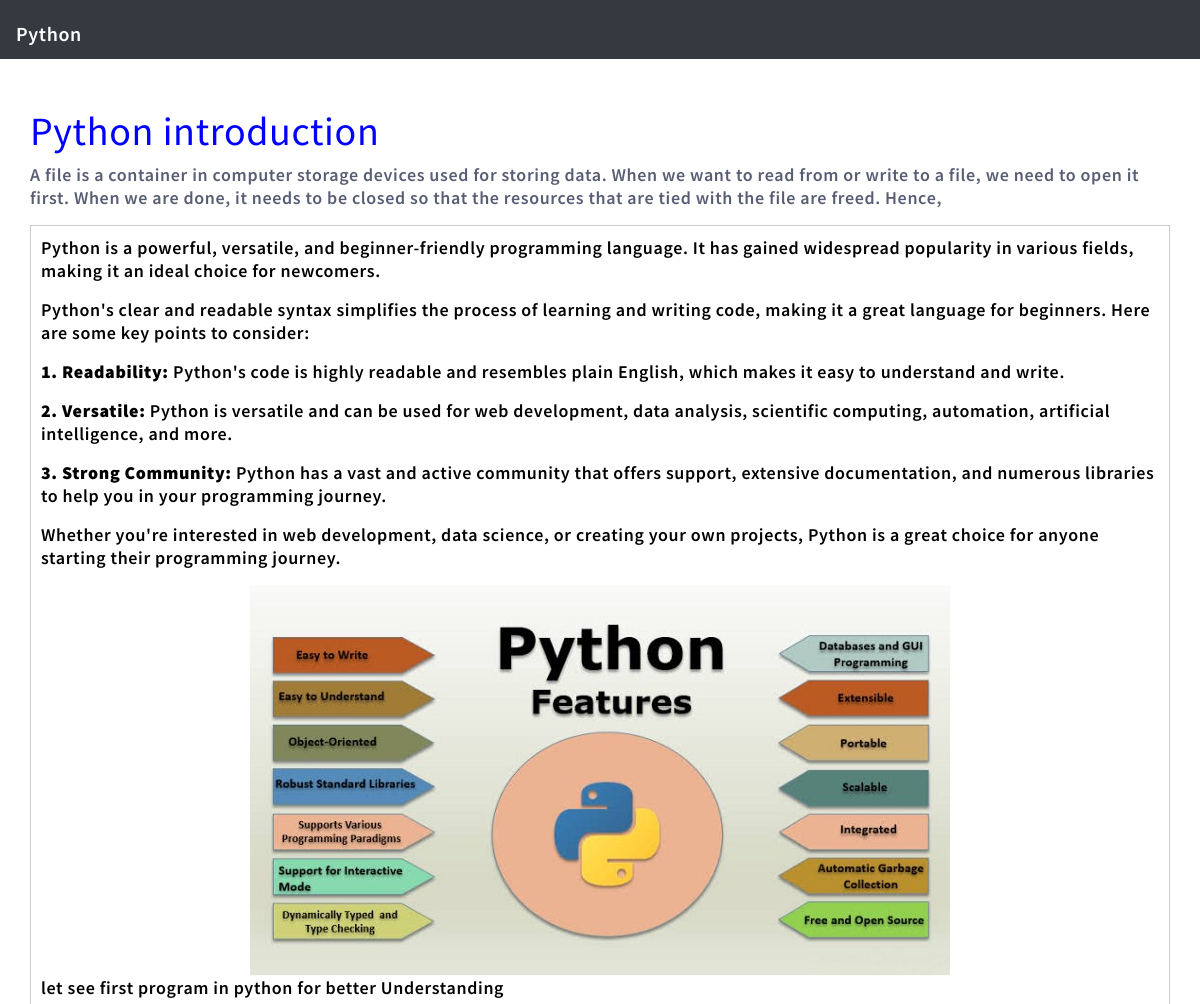
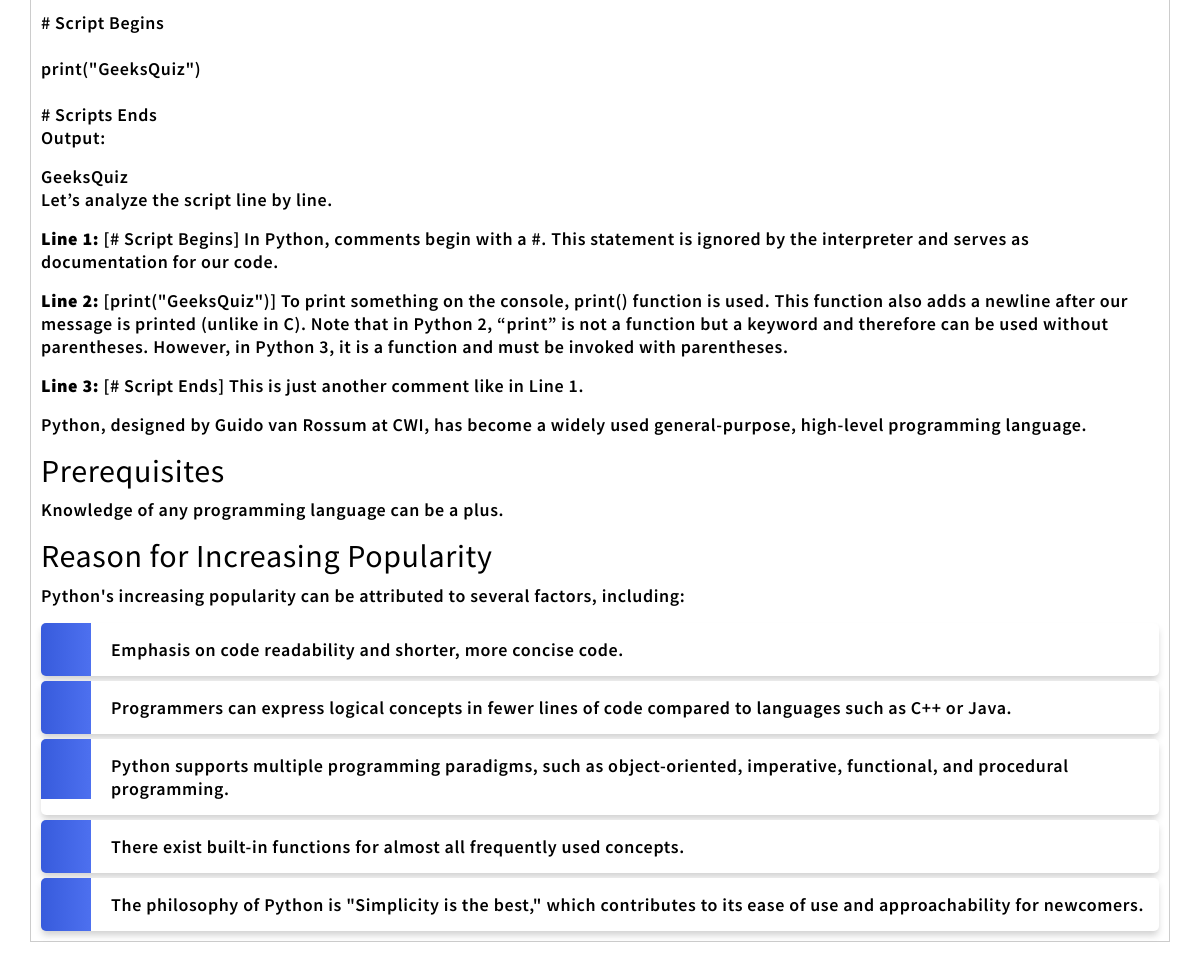
Screenshot of /members/details/1/ with the database file from the repository (2 pictures, top to bottom).
### members/models.py (models this page shows)
class Member(models.Model):
    topic_name = models.CharField(max_length=555)
    description = models.CharField(max_length=1500, default="Your default description here")

### members/views.py (the view)
# urls.py: path('members/details/<int:id>/', views.details, name='details'),
def details(request, id):
    template_mapping = {
        1: 'intro.html',
        7: 'datatype.html',
        6: 'type.html',
        2: 'variable.html',
        3: 'constant.html',
        4: 'comments.html',
        5: 'datatype.html',
        8: 'inputoutput.html',
    }
    template_name = template_mapping.get(id, 'details.html')
    mymember = get_object_or_404(Member, id=id)
    return render(request, template_name, {'mymember': mymember})

### members/templates/intro.html (shortened to what this page needs)
{% extends "master.html" %}
{%load static%}
{% block content %}
  <h1 class="blue-heading">{{ mymember.topic_name }}</h1>
  <p>{{ mymember.description }}</p>
  <div class="content-box">
  <!DOCTYPE html>
  <html>
  <head>
  </head>
  <body>
      <div id="content">
        <p>
            Python is a powerful, versatile, and beginner-friendly programming language. It has gained widespread popularity in various fields, making it an ideal choice for newcomers.
        </p>
        <p>
            Python's clear and readable syntax simplifies the process of learning and writing code, making it a great language for beginners. Here are some key points to consider:
        </p>
        <p>
            <strong>1. Readability:</strong> Python's code is highly readable and resembles plain English, which makes it easy to understand and write.
        </p>
        <p>
            <strong>2. Versatile:</strong> Python is versatile and can be used for web development, data analysis, scientific computing, automation, artificial intelligence, and more.
        </p>
        <p>
            <strong>3. Strong Community:</strong> Python has a vast and active community that offers support, extensive documentation, and numerous libraries to help you in your programming journey.
        </p>
        <p>
            Whether you're interested in web development, data science, or creating your own projects, Python is a great choice for anyone starting their programming journey.
        </p>
        <img class="flow-diagram" src="{% static 'images/python feature.jpeg' %}" alt="Inheritance Flow Diagram">
        <p> let see first program in python for better Understanding</p>
    </div>
    <div class="code">
        # Script Begins<br>
        <br>
        print("GeeksQuiz")<br>
        <br>
        # Scripts Ends
    </div>
    <p>
        Output:
    </p>
    <div class="code">
        GeeksQuiz
    </div>
    <p>
        Let’s analyze the script line by line.
    </p>
    <p>
        <strong>Line 1:</strong> [# Script Begins] In Python, comments begin with a #. This statement is ignored by the interpreter and serves as documentation for our code.
    </p>
    <p>
        <strong>Line 2:</strong> [print("GeeksQuiz")] To print something on the console, print() function is used. This function also adds a newline after our message is printed (unlike in C). Note that in Python 2, “print” is not a function but a keyword and therefore can be used without parentheses. However, in Python 3, it is a function and must be invoked with parentheses.
    </p>
    <p>
        <strong>Line 3:</strong> [# Script Ends] This is just another comment like in Line 1.
    </p>
    <p>
        Python, designed by Guido van Rossum at CWI, has become a widely used general-purpose, high-level programming language.
    </p>
    <h2>Prerequisites</h2>
    <p>
        Knowledge of any programming language can be a plus.
    </p>
    <h2>Reason for Increasing Popularity</h2>
    <p>
        Python's increasing popularity can be attributed to several factors, including:
    </p>
    <ul>
        <li>Emphasis on code readability and shorter, more concise code.</li>
        <li>Programmers can express logical concepts in fewer lines of code compared to languages such as C++ or Java.</li>
        <li>Python supports multiple programming paradigms, such as object-oriented, imperative, functional, and procedural programming.</li>
        <li>There exist built-in functions for almost all frequently used concepts.</li>
        <li>The philosophy of Python is "Simplicity is the best," which contributes to its ease of use and approachability for newcomers.</li>
    </ul>
</body>
  </body>
  </html>
{% endblock %}

### members/static/firststyle.css (style rules this page uses)
body { margin:0; font: 600 18px 'Source Sans Pro', sans-serif; letter-spacing: 0.64px; color: #585d74; }
ul { list-style-type: none; padding: 0; margin: 0; }
li { background-color: #ffffff; background-image: linear-gradient(to right, #375BDC, #4D70EF); background-size: 50px 60px; background-repeat: no-repeat; cursor: pointer; transition: transform .25s; border-radius: 5px; box-shadow: 0 5px 7px -1px rgba(51, 51, 51, 0.23); padding: 15px; padding-left: 70px; margin-top: 5px; }

### members/templates/intro.html (style rules this page uses)
.content-box { background-color: white; color: black; padding: 10px; border: 1px solid #ccc; margin-bottom: 20px; }
.blue-heading { color: blue; }
.flow-diagram { margin: 0 auto; display: block; }

### rows the page displays
Member: topic_name "Python introduction", description "A file is a container in computer storage devices used for storing data. When we want to read from or write to a file, we need to open it first. When we are done, it needs to be closed so that the resources that are tied with the file are freed. Hence,"
